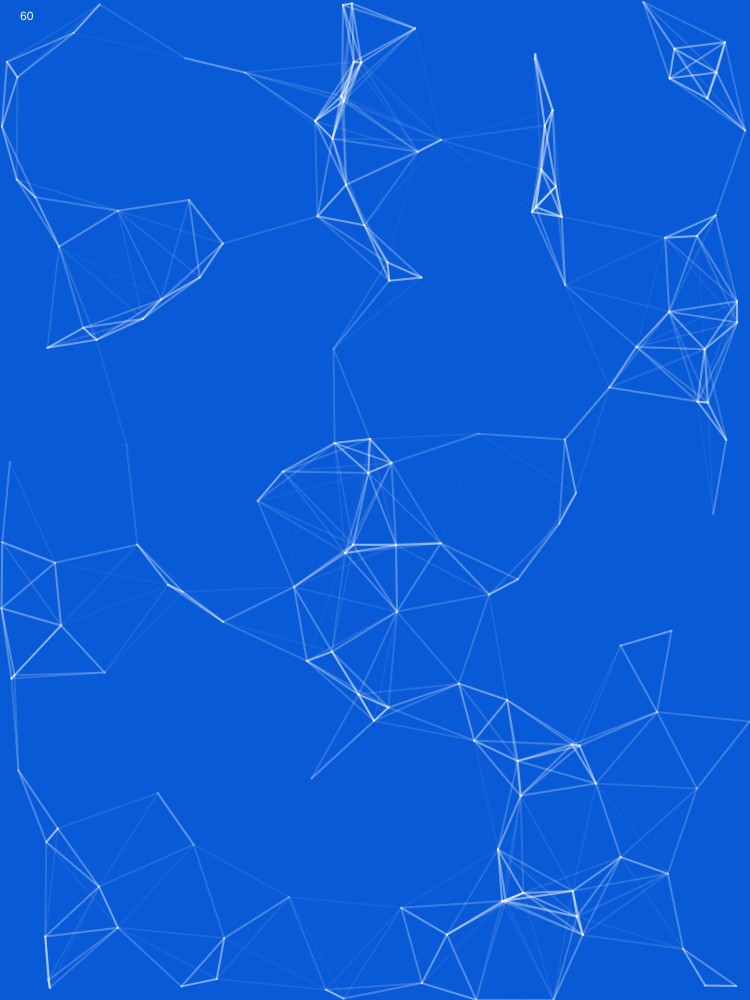
Frame 1 (no input)
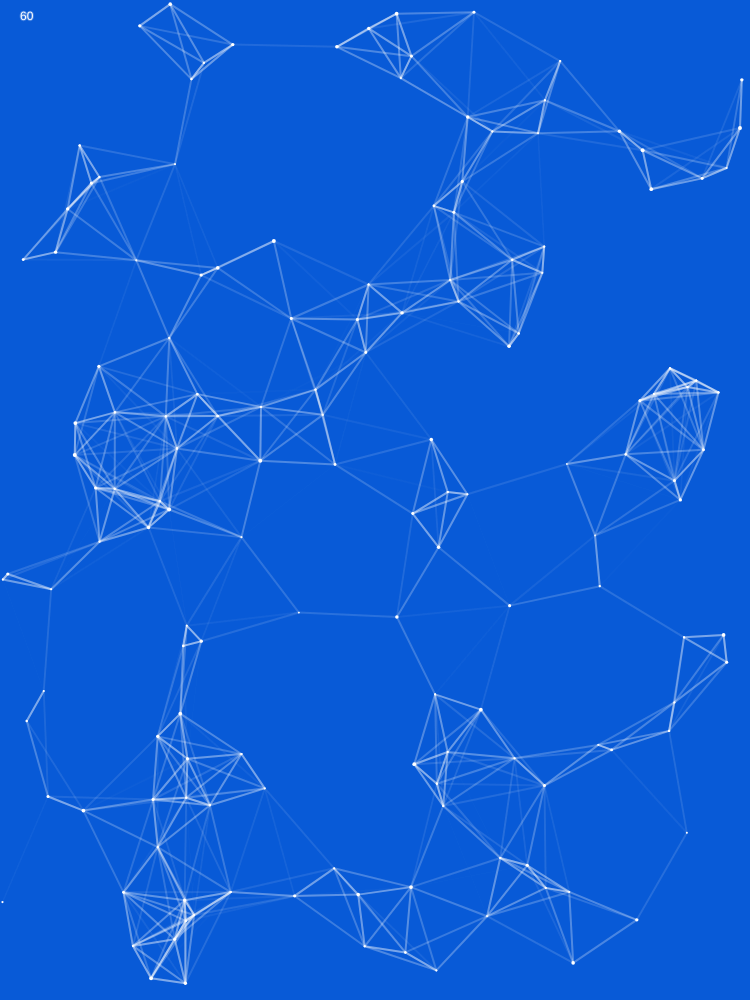
Frame 60 (no input)
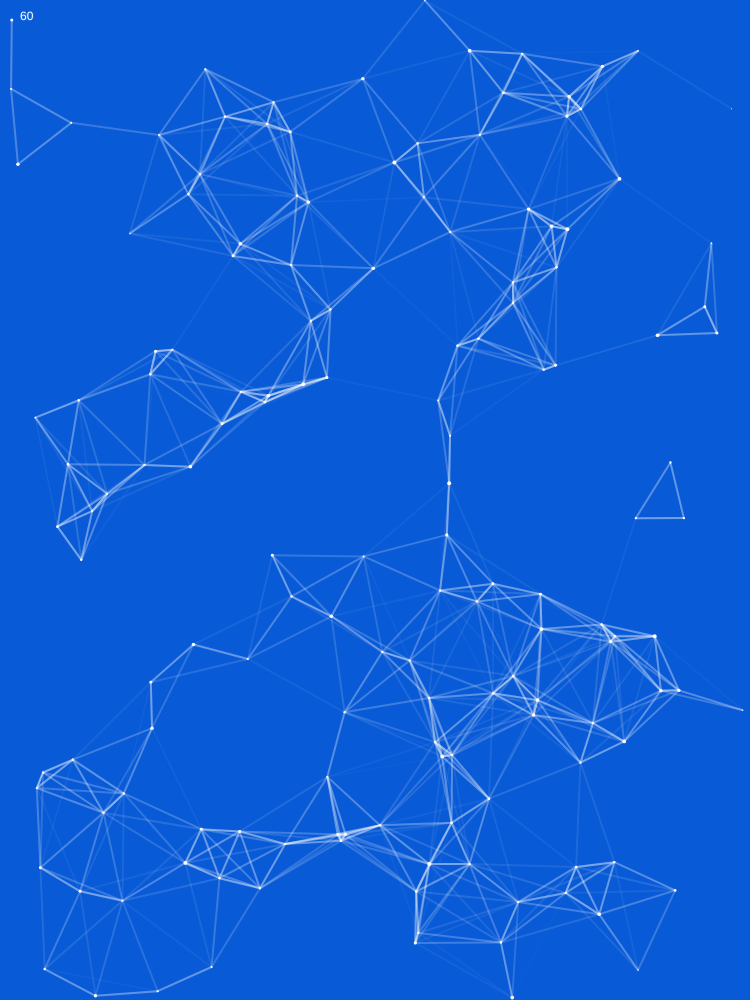
Frame 120 (the mouse pressed at the canvas centre since frame 60)

The p5.js sketch that drew these frames (run headless with seeded random() and noise() and a simulated clock; from frame 60 on, the mouse is pressed at the canvas centre):

// p5.js sketch
// ── sketch.js
/* eslint-disable no-mixed-spaces-and-tabs */
/* eslint-disable no-undef */
/* eslint-disable no-tabs */
/* eslint-disable no-unused-vars */
let particles = []
const particleAantal = 150 // mag natuurlijk ook met let of var
const minDist = 120
const vmax = 7
const maxstraal = 4

function setup () {
  createCanvas(750, 1000)
}

function draw () {
  background(8, 90, 215)
  fill(255)
  text(Math.round(frameRate()), 20, 20)
  strokeWeight(2)

  for (let i = particles.length - 1; i >= 0; i--) {
    particles[i].update() // bereken nieuwe positie aan de hand van huidige positie en snelheid
    particles[i].toon() // teken het i-de partikel als een kleine cirkel
    if (particles[i].positie.x > width || particles[i].positie.x < 0 || particles[i].positie.y > height || particles[i].positie.y < 0) {
      particles.splice(i, 1) // verwijder element uit array want partikel is buiten window
    }
  }

  while (particles.length < particleAantal) {
    particles.push(new Particle()) // maak nieuwe partikels aan tot het aantal = particleAantal
  }

  noFill()
  for (let i = particles.length - 1; i >= 0; i--) {
    let p1 = particles[i]
    for (let j = particles.length - 1; j >= 0; j--) {
      if (i !== j) { // enkel twee verschillende partikels vergelijken
        let p2 = particles[j]
        let d = abs(dist(p1.positie.x, p1.positie.y, p2.positie.x, p2.positie.y))
        if (d <= minDist) { // partikel i en j zijn dicht genoeg bij elkaar om lijnstuk te tekenen
          stroke(255, map(d, 0, minDist, 100, 0))
          line(p1.positie.x, p1.positie.y, p2.positie.x, p2.positie.y)
        }
      }
    }
  }
}

// Constructor voor nieuw particle object
function Particle () {
  this.positie = createVector(random(0, width), random(0, height))
  this.snelheid = createVector(random(-vmax, vmax), random(-vmax, vmax))
  this.straal = random(1, maxstraal)
}

// had ook binnen de constructor kunnen staan met this.update()
Particle.prototype.update = function () {
  this.positie.add(this.snelheid)
}

// had ook binnen constructor kunnen staan met this.toon()
Particle.prototype.toon = function () {
  noStroke()
  fill(255)
  circle(this.positie.x, this.positie.y, this.straal)
}
